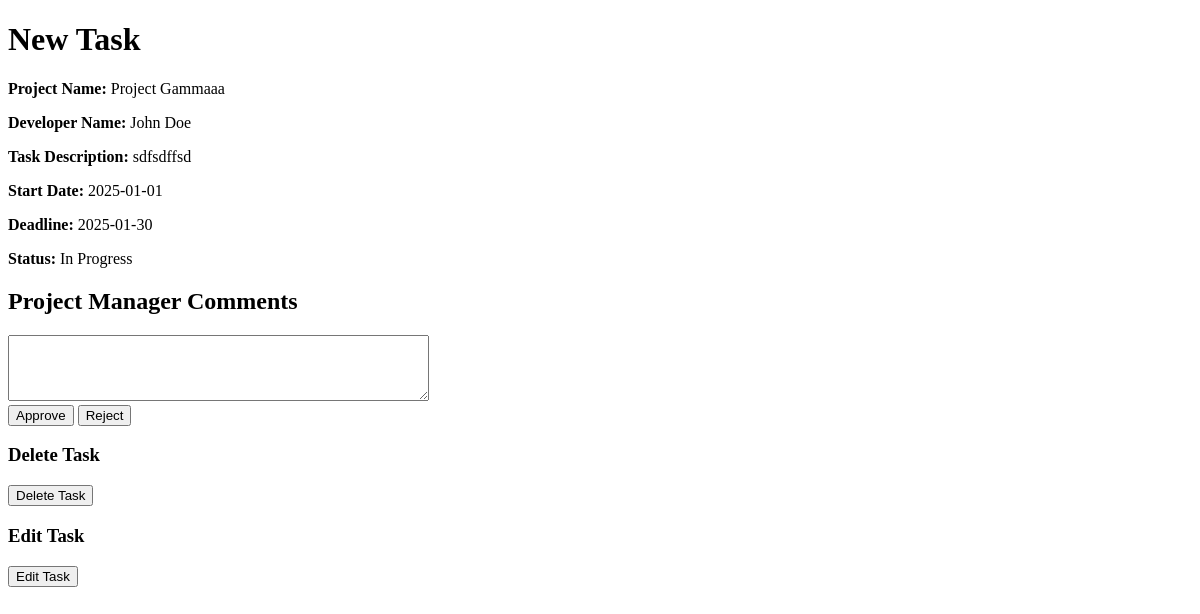
The page /controller/pm-task-controller.php?action=view&task_id=15 (signed in) on the database its author committed.
### tables this page shows
CREATE TABLE `tasks` (
  `task_id` int(11) NOT NULL,
  `project_id` int(11) NOT NULL,
  `developer_id` int(11) DEFAULT NULL,
  `name` varchar(100) NOT NULL,
  `description` text NOT NULL,
  `start_date` date NOT NULL,
  `deadline` date NOT NULL,
  `status` varchar(50) NOT NULL DEFAULT 'Not Started',
  `pm_comment` text DEFAULT NULL,
  `timestamp` timestamp NOT NULL DEFAULT current_timestamp() ON UPDATE current_timestamp(),
  `file_data` longblob DEFAULT NULL,
  `file_name` varchar(255) DEFAULT NULL,
  `file_type` varchar(255) DEFAULT NULL
);

CREATE TABLE `projects` (
  `project_id` int(11) NOT NULL,
  `client_id` int(11) NOT NULL,
  `pm_id` int(11) DEFAULT NULL,
  `name` varchar(100) NOT NULL,
  `description` text NOT NULL,
  `start_date` date DEFAULT NULL,
  `deadline` date NOT NULL,
  `status` varchar(50) NOT NULL DEFAULT 'Pending Approval',
  `type` varchar(50) NOT NULL DEFAULT 'Proposal',
  `comment` text DEFAULT NULL,
  `client_feedback` text DEFAULT NULL,
  `progress` decimal(5,2) DEFAULT 0.00
);

CREATE TABLE `usr` (
  `userid` int(11) NOT NULL,
  `firstname` varchar(255) NOT NULL,
  `lastname` varchar(255) NOT NULL,
  `name` varchar(255) NOT NULL,
  `email` varchar(255) NOT NULL,
  `password` varchar(255) NOT NULL,
  `roleid` int(11) DEFAULT NULL
);

### model/task-model.php (called while the page is built, shortened)
<?php
function getTaskDetails($taskId) {
    $conn = getDbConnection();
    $sql = "SELECT t.*, p.name AS project_name, u.firstname AS pm_name, u.lastname AS pm_lastname
            FROM tasks t
            JOIN projects p ON t.project_id = p.project_id
            JOIN usr u ON p.pm_id = u.userid
            WHERE t.task_id = ?";
    $stmt = $conn->prepare($sql);
    $stmt->bind_param("i", $taskId);
    $stmt->execute();
    $result = $stmt->get_result();
    $task = $result->fetch_assoc();
    $task['pm_name'] = $task['pm_name'] . ' ' . $task['pm_lastname'];
    return $task;
}
?>

### model/project-model.php (called while the page is built, shortened)
<?php
function getProjectInfo($projectId) {
    $conn = getDbConnection();
    $sql = "SELECT * FROM projects WHERE project_id = ?";
    $stmt = $conn->prepare($sql);
    $stmt->bind_param("i", $projectId);
    $stmt->execute();
    $result = $stmt->get_result();
    $projectInfo = $result->fetch_assoc();
    return $projectInfo;
}
function getProjectName($projectId) {
    $projectInfo = getProjectInfo($projectId);
    return $projectInfo['name'];
}
?>

### model/user-model.php (called while the page is built, shortened)
<?php
function getUserInfo($userId)
{
    $conn = getDbConnection();
    $sql = "SELECT userid, firstname, lastname, email, roleid FROM usr WHERE userid = ?";
    $stmt = $conn->prepare($sql);
    $stmt->bind_param("i", $userId);
    $stmt->execute();
    $result = $stmt->get_result();
    $user = $result->fetch_assoc();
    return $user;
}
function getUserName($userId)
{
    $userInfo = getUserInfo($userId);
    $firstname = $userInfo['firstname'] ?? 'Unassigned';
    $lastname = $userInfo['lastname'] ?? '';
    return trim("$firstname $lastname");
}
?>

### view/pm-task-view.php (the view, shortened to what this page needs)
<!DOCTYPE html>
<html lang="en">
<head>
    <link rel="stylesheet" href="../css/styles.css">
</head>
<body>
<h1><?php echo $task['name']; ?></h1>
<p><strong>Project Name:</strong> <?php echo $projectName; ?></p>
<p><strong>Developer Name:</strong> <?php echo $developerName ? $developerName : "Unassigned"; ?></p>
<p><strong>Task Description:</strong> <?php echo $task['description']; ?></p>
<p><strong>Start Date:</strong> <?php echo $task['start_date']; ?></p>
<p><strong>Deadline:</strong> <?php echo $task['deadline']; ?></p>
<p><strong>Status:</strong> <?php echo $task['status']; ?></p>
<h2>Project Manager Comments</h2>
<form action="../controller/pm-task-controller.php?action=approve_reject" method="post">
    <textarea name="pm_comment" rows="4" cols="50"><?php echo $task['pm_comment']; ?></textarea><br>
    <button type="submit" name="action" value="approve">Approve</button>
    <button type="submit" name="action" value="reject">Reject</button>
</form>
<h3>Delete Task</h3>
<form action="../controller/pm-task-controller.php?action=delete" method="post">
    <button type="submit">Delete Task</button>
</form>
<h3>Edit Task</h3>
<form action="../controller/pm-task-controller.php?action=edit" method="post">
    <button type="submit">Edit Task</button>
</form>
</body>
</html>

### rows shown on the page
tasks: name "New Task", project.name "Project Gammaaa", developer.lastname "John Doe", description "sdfsdffsd", start_date "2025-01-01", deadline "2025-01-30", status "In Progress"
